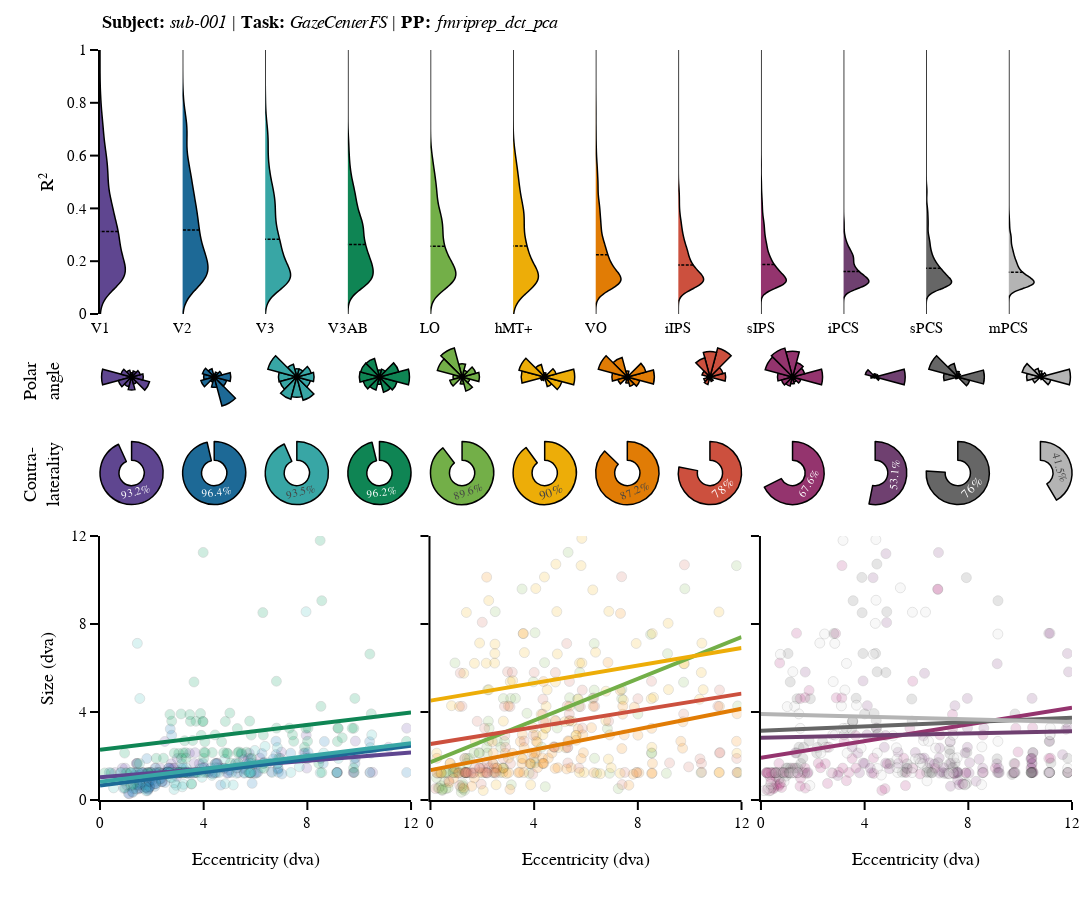

Source (notebook cell):
### Markdown cell above
# to do
1. make threshold slider
3. make entries slider to pick the condition to plot


4. make plot with two entries (condition 1 and 2 => split violoin, make two circle, make 2 sets of lines changing hue)

### Code cell
# SETTINGS
# --------
# general figure settings
fig_height, fig_width = 900,1200
rois_colors = px.colors.qualitative.Prism
rois_colors.append('rgb(180, 180, 180)')
rois = analysis_info['rois']
rows, cols = 4, 12
fig_title = '<b>Subject:</b> <i>{subject}</i> | <b>Task:</b> <i>{task}</i> | <b>PP:</b> <i>{preproc}</i>'.format(subject=subject, 
                    task=task, preproc=preproc)

y_label_trace, x_label_trace, trace_range = 'Size (dva)', 'Eccentricity (dva)', [0,12], 
trace_tickvals = np.linspace(trace_range[0],trace_range[1],4)
trace_ticktexts = ['{:g}'.format(x) for x in trace_tickvals]
line_x = np.linspace(trace_range[0], trace_range[1], 60)
bins = 12
bin_angle = 2*np.pi/bins
barpolar_hovertemplate = "Angle: %{text:.0f}°<br>Prop: %{r:.0f}%<extra></extra>"
barpolar_range=[0,30]

# subplot settings
column_widths = [1,1,1,1,1,1,1,1,1,1,1,1,]
row_heights = [4,1,1,4]
sb_specs = [[{},{},{},{},{},{},{},{},{},{},{},{}],
            [{'type':'barpolar'},{'type':'barpolar'},{'type':'barpolar'},{'type':'barpolar'},{'type':'barpolar'},{'type':'barpolar'},
             {'type':'barpolar'},{'type':'barpolar'},{'type':'barpolar'},{'type':'barpolar'},{'type':'barpolar'},{'type':'barpolar'}],
            [{'type':'domain'},{'type':'domain'},{'type':'domain'},{'type':'domain'},{'type':'domain'},{'type':'domain'},
             {'type':'domain'},{'type':'domain'},{'type':'domain'},{'type':'domain'},{'type':'domain'},{'type':'domain'}],
            [{'colspan':4},None,None,None,{'colspan':4},None,None,None,{'colspan':4},None,None,None]]

fig = make_subplots(rows=rows, cols=cols, specs=sb_specs, print_grid=False, vertical_spacing=0.04, horizontal_spacing=0.02,
                    column_widths=column_widths, row_heights=row_heights, shared_yaxes=True)

cols_violin, rows_violin        = [1,2,3,4,5,6,7,8,9,10,11,12], [1,1,1,1,1,1,1,1,1,1,1,1]
cols_barpolar, rows_barpolar    = [1,2,3,4,5,6,7,8,9,10,11,12], [2,2,2,2,2,2,2,2,2,2,2,2]
cols_pie, rows_pie              = [1,2,3,4,5,6,7,8,9,10,11,12], [3,3,3,3,3,3,3,3,3,3,3,3]
cols_trace, rows_trace          = [1,1,1,1,5,5,5,5,9, 9, 9, 9], [4,4,4,4,4,4,4,4,4,4,4,4]

# DRAWING
# -------
for num,(roi,roi_color) in enumerate(zip(rois,rois_colors)):
    
    # r2 violin plots
    fig.append_trace(go.Violin( y= df[df.roi==roi].rsq, name=roi, span=[0, 1], orientation= "v", spanmode='manual', fillcolor=roi_color), 
                                row=rows_violin[num], col=cols_violin[num])

    # polar angle
    pol_angles = np.angle(df[df.roi==roi].polar_real + 1j * df[df.roi==roi].polar_imag)
    hist, bin_edges = np.histogram(a=pol_angles, range=(-np.pi,np.pi), bins = bins, weights=df[df.roi==roi].rsq)
    fig.append_trace(go.Barpolar(r=(hist/np.nansum(hist))*100, theta=bin_edges, width=np.ones_like(hist)*bin_angle, 
                                 text=np.rad2deg(bin_edges),hovertemplate=barpolar_hovertemplate, marker_color=roi_color),
                                 row=rows_barpolar[num], col=cols_barpolar[num])
    
    # contra-laterality ratio

    cl_ratio = np.mean([df[(df.hemi==2) & (df.x < 0) & (df.roi==roi)].rsq.sum() / df[(df.hemi==2) & (df.roi==roi)].rsq.sum(),
                        df[(df.hemi==1) & (df.x > 0) & (df.roi==roi)].rsq.sum() / df[(df.hemi==1) & (df.roi==roi)].rsq.sum()])

    fig.append_trace(go.Pie(labels=["Contra-lateral","Ipsi-lateral"],hoverinfo='label+percent', values=[cl_ratio,1-cl_ratio],
                            marker_colors=[roi_color,'rgba(255,255,255,0)']),row=rows_pie[num], col=cols_pie[num])

    # # eccentricity size scatter of sampled data
    idx_sample = df.index[df.roi==roi][np.random.permutation(df[df.roi==roi].shape[0])[0:analysis_info['sample_num']].tolist()]
    fig.append_trace(go.Scatter(x=df.ecc.loc[idx_sample], y=df['size'].loc[idx_sample], mode='markers', showlegend=False, hoverinfo='none',
                                marker_symbol='circle', marker_size=10, marker_color=adjust_lightness(roi_color, amount=1.25),
                                marker_line_color='black',marker_line_width = 0.5, marker_opacity=0.2),row=rows_trace[num], col=cols_trace[num])

# eccentricity/size
for num,(roi,roi_color) in enumerate(zip(rois,rois_colors)):    
    ecc_size_coeff, ecc_size_intercept = weighted_regression(np.array(df[df.roi==roi].ecc),np.array(df[df.roi==roi]['size']),np.array(df[df.roi==roi].rsq))
    line_y = ecc_size_coeff*line_x+ecc_size_intercept
    fig.append_trace(go.Scatter(x=line_x, y=line_y[0], name = roi, mode='lines', line_width=4, line_color=roi_color, showlegend=False)
                                ,row=rows_trace[num], col=cols_trace[num])

# annotations
fig.add_annotation(xref="paper", yref="paper", x=-0.082, y=0.56, text='Polar<br>angle', showarrow=False, textangle=-90)
fig.add_annotation(xref="paper", yref="paper", x=-0.082, y=0.435, text='Contra-<br>laterality', showarrow=False, textangle=-90)
fig.add_annotation(xref="paper", yref="paper", x=-0, y=1.05, text=fig_title, showarrow=False)

# LAYOUT
# ------
fig.layout.update(  # figure settings
                    template=fig_template, width=fig_width, height=fig_height, margin_l=100, margin_r=20, margin_t=50, margin_b=100,
                    # range violin
                    yaxis_range=[0,1], yaxis2_range=[0,1],yaxis3_range=[0,1],yaxis4_range=[0,1], yaxis5_range=[0,1], yaxis6_range=[0,1],
                    yaxis7_range=[0,1],yaxis8_range=[0,1],yaxis9_range=[0,1],yaxis10_range=[0,1],yaxis11_range=[0,1],yaxis12_range=[0,1],
                    # bar polar (uncomment to fix range)
                    # polar_radialaxis_range=barpolar_range,polar2_radialaxis_range=barpolar_range,polar3_radialaxis_range=barpolar_range,
                    # polar4_radialaxis_range=barpolar_range,polar5_radialaxis_range=barpolar_range,polar6_radialaxis_range=barpolar_range,
                    # polar7_radialaxis_range=barpolar_range,polar8_radialaxis_range=barpolar_range,polar9_radialaxis_range=barpolar_range,
                    # polar10_radialaxis_range=barpolar_range,polar11_radialaxis_range=barpolar_range,polar12_radialaxis_range=barpolar_range,
                    # y axis violin
                    yaxis_visible=True, yaxis_linewidth=template_specs['axes_width'], yaxis_title_text='R\u00b2', yaxis_ticklen=8, 
                    # traces #13
                    yaxis13_visible=True, yaxis13_linewidth=template_specs['axes_width'], yaxis13_title_text=y_label_trace, 
                    yaxis13_range=trace_range, yaxis13_ticklen=8, yaxis13_tickvals=trace_tickvals, yaxis13_ticktext=trace_ticktexts,
                    xaxis13_visible=True, xaxis13_linewidth=template_specs['axes_width'], xaxis13_title_text=x_label_trace, 
                    xaxis13_range=trace_range, xaxis13_ticklen=8, xaxis13_tickvals=trace_tickvals, xaxis13_ticktext=trace_ticktexts,
                    # traces #14
                    yaxis14_visible=True, yaxis14_linewidth=template_specs['axes_width'], yaxis14_showticklabels=False, 
                    yaxis14_range=trace_range, yaxis14_ticklen=8, yaxis14_tickvals=trace_tickvals,
                    xaxis14_visible=True, xaxis14_linewidth=template_specs['axes_width'], xaxis14_title_text=x_label_trace, 
                    xaxis14_range=trace_range, xaxis14_ticklen=8, xaxis14_tickvals=trace_tickvals, xaxis14_ticktext=trace_ticktexts,
                    # traces #15
                    yaxis15_visible=True, yaxis15_linewidth=template_specs['axes_width'], yaxis15_showticklabels=False, 
                    yaxis15_range=trace_range, yaxis15_ticklen=8, yaxis15_tickvals=trace_tickvals, 
                    xaxis15_visible=True, xaxis15_linewidth=template_specs['axes_width'], xaxis15_title_text=x_label_trace, 
                    xaxis15_range=trace_range, xaxis15_ticklen=8, xaxis15_tickvals=trace_tickvals, xaxis15_ticktext=trace_ticktexts,)


fig.show(config = {'displayModeBar': False})
